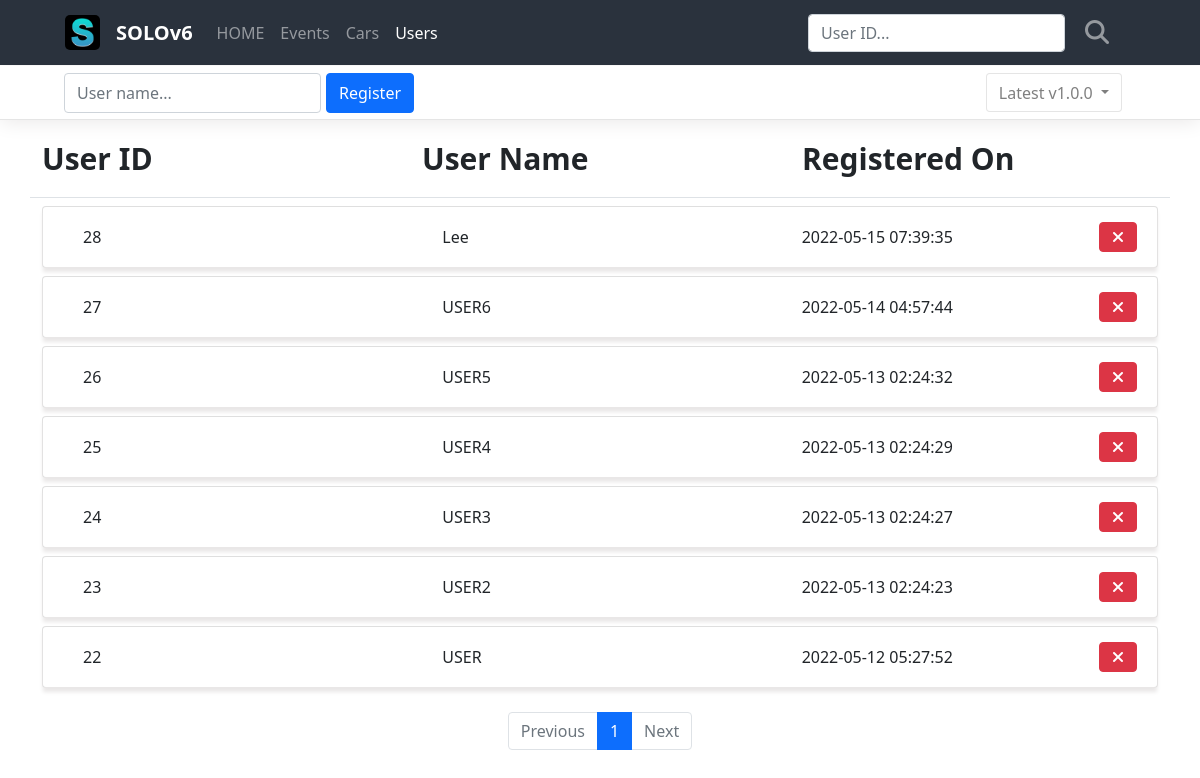
The app's page /users/, older data.
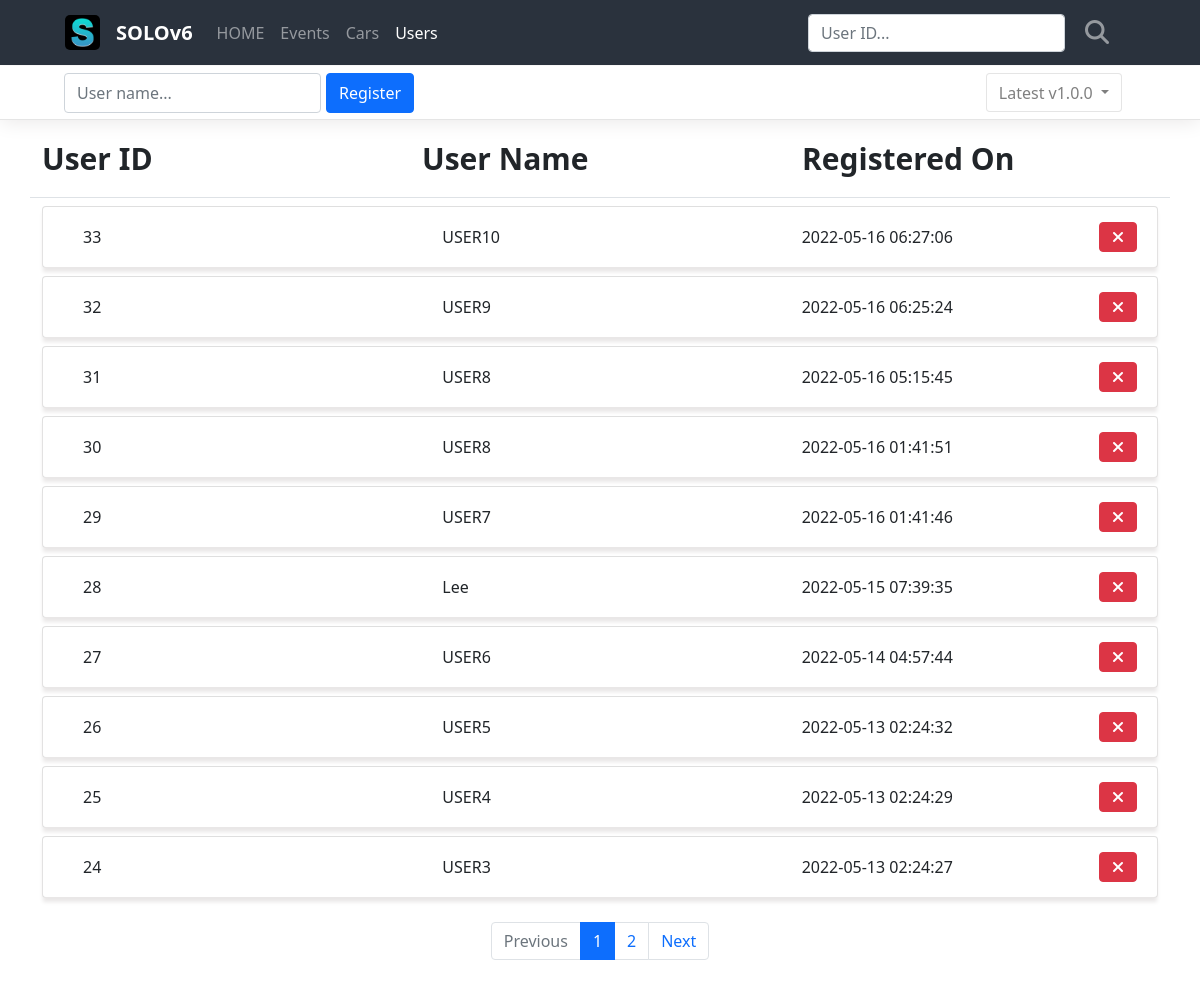
The same page, newer data.
### project/models/user.py (models this page shows, shortened)
class User(db.Model):
    id = db.Column(db.Integer, primary_key=True)
    user_name = db.Column(db.String(10), nullable=False)
    registered_on = db.Column(db.DateTime(), default=func.now())

### project/routes/user_routes.py (the view)
@blueprint.route('/')
def users():
    page = request.args.get('page', type=int, default=1)
    needle = request.args.get('needle', type=str, default='')
    user_list = UserModel.query.order_by(UserModel.registered_on.desc())
    if needle:
        user_list = user_list.filter(
            UserModel.id.ilike(needle)
        )
    user_list = user_list.paginate(page, per_page=10)
    return render_template('users.html', user_list=user_list, page=page, needle=needle)

### project/templates/users.html (shortened to what this page needs)
<link rel="stylesheet" href="../static/css/users.css">
{% extends 'base.html' %}
{% block content %}
<nav class="navbar navbar-expand-lg navbar-dark">
    <div class="container-fluid">
        <a class="navbar-logo" href="{{ url_for('base.index') }}">
            <img class="logo" src="../static/images/favicons.ico/favicon-96x96.png" alt="Logo" height="35" width="35">
        </a>
        <a class="navbar-brand" href="{{ url_for('base.index') }}">SOLOv6</a>
        <div class="collapse navbar-collapse" id="navbarSupportedContent">
            <ul class="navbar-nav me-auto mb-2 mb-lg-0">
                <li class="nav-item">
                    <a class="nav-link active" aria-current="page" href="{{ url_for('base.index') }}">HOME</a>
                </li>
                <li class="nav-item">
                    <a class="nav-link active" href="{{ url_for('base.index') }}">Events</a>
                </li>
                <li class="nav-item">
                    <a class="nav-link active" href="{{ url_for('cars.cars') }}">Cars</a>
                </li>
                <li class="nav-item">
                    <a class="nav-link active" href="{{ url_for('users.users') }}">Users</a>
                </li>
            </ul>
            <form id="search-form" class="d-flex" action="{{ url_for('users.users') }}" method="get">
                <input id="needle search-needle" class="form-control me-2 search-form" type="text" name="needle" value="{{ needle or '' }}" placeholder="User ID..." aria-label="Search">
                <button id="btn-search" class="btn search-btn" type="submit">
                    <i class="fa-solid fa-magnifying-glass fa-xl"></i>
                </button>
            </form>
        </div>
    </div>
</nav>
<div class="main">
    <div class="register-box">
        <div class="register-col">
            <form class="register-form" action="{{ url_for('users.register') }}" method="post">
                <input class="form-control register-input" type="text" name="user_name" placeholder="User name...">
                <button type="submit" class="btn btn-primary mb-3 register-btn">
                    Register
                </button>
            </form>
        </div>
        <div class="dropdown">
            <button class="btn btn-light dropdown-toggle" type="button" id="dropdownMenuButton1" data-bs-toggle="dropdown" aria-expanded="false">
                Latest v1.0.0
            </button>
        </div>
    </div>
    <div class="container list-box">
        <div class="row list-title-box border-bottom">
            <div class="col list-title my-3">
                User ID
            </div>
            <div class="col list-title my-3">
                User Name
            </div>
            <div class="col list-title my-3">
                Registered On
            </div>
        </div>
        {% if user_list %}
            {% for user in user_list.items %}
            <div class="card my-2">
                <div class="card-body">
                    <div class="row card-body-row">
                        <div class="col list-col">
                            {{ user.id }}
                        </div>
                        <div class="col list-col">
                            {{ user.user_name }}
                        </div>
                        <div class="col list-col">
                            {{ user.registered_on }}
                            <div class="cancel-box">
                                <form class="delete-form" action="{{ url_for('users.delete') }}" method="post">
                                    <button type="submit" class="btn btn-danger mb-3 cancel-btn">
                                        <i class="fa-solid fa-xmark"></i>
                                    </button>
                                </form>
                            </div>
                        </div>
                    </div>
                </div>
            </div>
            {% endfor %}
        {% else %}
        <div class="row">
            <div class="col-12">
                <h2>❌ No User Registered ❌</h2>
            </div>
        </div>
        {% endif %}
    </div>
</div>
<ul class="pagination my-4 justify-content-center">
    {% if user_list.has_prev %}
    <li class="page-item">
        <a class="page-link" href="?page={{ user_list.prev_num }}">Previous</a>
    </li>
    {% else %}
    <li class="page-item disabled">
        <a class="page-link" tabindex="-1" aria-disabled="true" href="javascript:void(0)">Previous</a>
    </li>
    {% endif %}
    {% for page_num in user_list.iter_pages() %}
    {% if page_num %}
    {% if page_num != user_list.page %}
    <li class="page-item">
        <a class="page-link" href="?page={{ page_num }}">{{ page_num }}</a>
    </li>
    {% else %}
    <li class="page-item active" aria-current="page">
        <a class="page-link" href="javascript:void(0)">{{ page_num }}</a>
    </li>
    {% endif %}
    {% else %}
    <li class="disabled">
        <a class="page-link" href="javascript:void(0)">...</a>
    </li>
    {% endif %}
    {% endfor %}
    {% if user_list.has_next %}
    <li class="page-item">
        <a class="page-link" href="?page={{ user_list.next_num }}">Next</a>
    </li>
    {% else %}
    <li class="page-item disabled">
        <a class="page-link" tabindex="-1" aria-disabled="true" href="javascript:void(0)">Next</a>
    </li>
    {% endif %}
</ul>
{% endblock %}

### project/templates/base.html (shortened to what this page needs)
<!DOCTYPE html>
<html lang="en">
<head>
    <link rel="stylesheet" href="{{ url_for('static', filename='css/bootstrap.min.css') }}">
    <link rel="stylesheet" href="https://cdnjs.cloudflare.com/ajax/libs/font-awesome/6.1.1/css/all.min.css">
    <link rel="stylesheet" href="{{ url_for('static', filename='css/styles.css') }}">
</head>
<body>
    {% block content %}
    {% endblock %}
</body>
</html>

### project/static/css/users.css (style rules this page uses)
.navbar-nav .nav-item:nth-child(4) .nav-link { opacity: 1; }

### project/static/css/styles.css (style rules this page uses)
.navbar { position: fixed; top: 0; width: 100vw; height: 65px; padding-left: 53px; padding-right: 67px; z-index: 1; background-color: #2A323D; }
.navbar-brand { font-weight: 700; color: white; }
.navbar .container-fluid { height: 65px; }
.logo { border-radius: 5px; margin-right: 16px; }
.nav-link { opacity: 0.5; }
.d-flex { display: flex; align-items: center; margin: 0; }
.search-btn { color: white; opacity: 0.5; border: none; margin-left: 0; transition: color, opacity 0.2s ease-in-out; }
.main { margin-top: 66px; }
.register-box { display: flex; justify-content: space-between; align-items: center; padding-left: 64px; padding-right: 78px; width: 100vw; height: 54px; border-bottom: 1px solid rgba(0, 0, 0, 0.1); box-shadow: 0px 2px 20px rgb(234, 232, 232); }
.register-col { display: flex; align-items: center; justify-content: center; height: 54px; }
.register-form { display: flex; justify-content: center; align-items: center; height: 54px; margin: 0; }
.register-input { height: 40px; }
.register-btn { height: 40px; margin-top: 16px; margin-left: 5px; }
.dropdown-toggle { height: 39px; border: 1px solid rgba(0, 0, 0, 0.1); background-color: white; color: rgba(0, 0, 0, 0.5); }
.card { z-index: 0; }
.card-body { height: 60px; padding: 0; box-shadow: 0px 5px 4px rgb(233, 231, 231); }
.list-title { font-size: 30px; font-weight: 600; }
.list-col { display: flex; align-items: center; height: 60px; }
.list-col:nth-child(1) { margin-left: 40px; }
.list-col:nth-child(3) { display: flex; justify-content: space-between; margin-right: 20px; }
.delete-form { height: 30px; }
.cancel-box { display: flex; align-items: flex-end; }
.cancel-btn { margin-top: 8px; }

Row changes from the older to the newer data that the page shows:
no longer on this page (row unchanged): User: id "23", user_name "USER2", registered_on "2022-05-13 02:24:23"
no longer on this page (row unchanged): User: id "22", user_name "USER", registered_on "2022-05-12 05:27:52"
added User: id "33", user_name "USER10", registered_on "2022-05-16 06:27:06"
added User: id "32", user_name "USER9", registered_on "2022-05-16 06:25:24"
added User: id "31", user_name "USER8", registered_on "2022-05-16 05:15:45"
added User: id "30", user_name "USER8", registered_on "2022-05-16 01:41:51"
added User: id "29", user_name "USER7", registered_on "2022-05-16 01:41:46"
Text that changed along with them:
new list line: "2"
